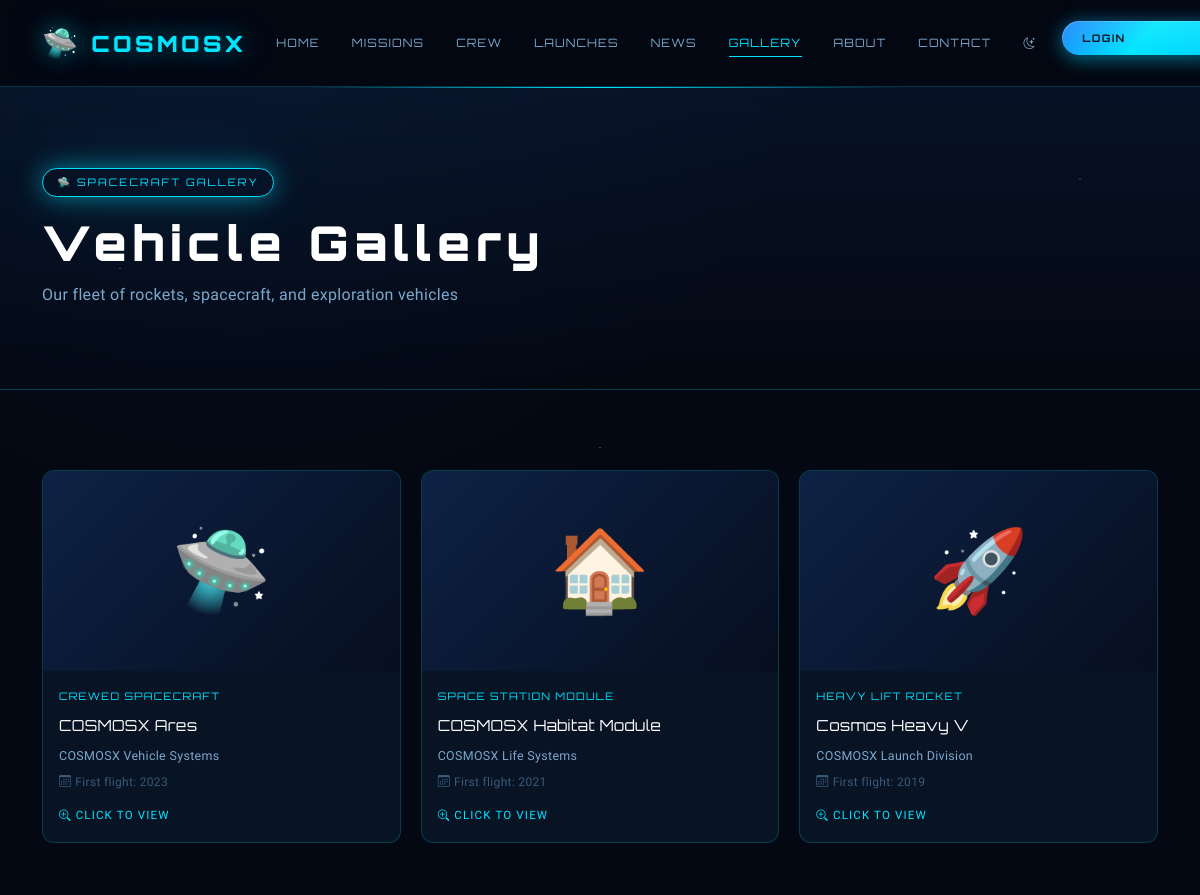
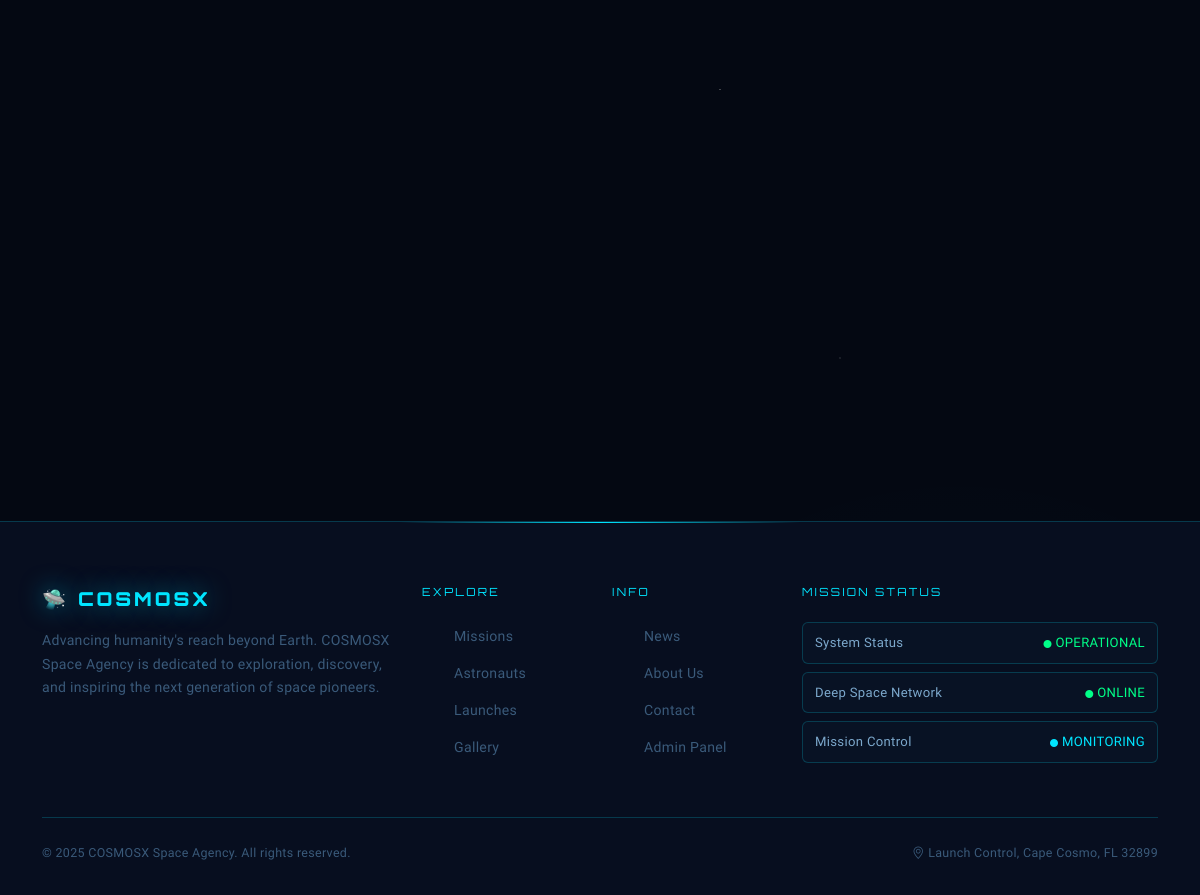
Page /gallery/ on the committed database (2 pictures, top to bottom).
### space_portal/models.py (models this page shows, shortened)
class SpacecraftGallery(models.Model):
    name = models.CharField(max_length=200)
    description = models.TextField()
    spacecraft_type = models.CharField(max_length=100)
    manufacturer = models.CharField(max_length=200)
    first_flight = models.DateField(null=True, blank=True)
    image_url = models.URLField(blank=True, default='')
    mission = models.ForeignKey(Mission, on_delete=models.SET_NULL, null=True, blank=True)
    class Meta:
        ordering = ['name']

### space_portal/views.py (the view)
# urls.py: path('gallery/', views.gallery, name='gallery'),
def gallery(request):
    spacecraft = SpacecraftGallery.objects.all()
    context = {'spacecraft': spacecraft}
    return render(request, 'space_portal/gallery.html', context)

### templates/space_portal/gallery.html (shortened to what this page needs)
{% extends 'base.html' %}
{% block content %}
<div class="page-header">
  <div class="container">
    <div class="hero-badge">🛸 SPACECRAFT GALLERY</div>
    <h1 class="page-header-title">Vehicle Gallery</h1>
    <p class="page-header-sub">Our fleet of rockets, spacecraft, and exploration vehicles</p>
  </div>
</div>
<section class="section-pad">
  <div class="container">
    {% if spacecraft %}
    <div class="gallery-grid">
      {% for craft in spacecraft %}
      <div class="gallery-item fade-in" style="transition-delay:{{ forloop.counter0 }}0ms;">
        <div class="gallery-thumb">
          {% if 'rocket' in craft.spacecraft_type|lower %}🚀
          {% elif 'rover' in craft.spacecraft_type|lower %}🤖
          {% elif 'satellite' in craft.spacecraft_type|lower %}🛰️
          {% elif 'station' in craft.spacecraft_type|lower %}🏠
          {% elif 'probe' in craft.spacecraft_type|lower %}🔭
          {% else %}🛸{% endif %}
        </div>
        <div class="gallery-info">
          <div style="font-family:var(--font-display);font-size:0.65rem;letter-spacing:0.12em;color:var(--accent-cyan);margin-bottom:6px;">{{ craft.spacecraft_type|upper }}</div>
          <div class="gallery-name" style="font-family:var(--font-display);font-size:0.95rem;color:#fff;margin-bottom:6px;">{{ craft.name }}</div>
          <div style="font-size:0.78rem;color:var(--text-secondary);">{{ craft.manufacturer }}</div>
          {% if craft.first_flight %}
          <div style="font-size:0.75rem;color:var(--text-muted);margin-top:4px;">
            <i class="bi bi-calendar3 me-1"></i>First flight: {{ craft.first_flight|date:"Y" }}
          </div>
          {% endif %}
          <div style="margin-top:12px;font-size:0.72rem;color:var(--accent-cyan);letter-spacing:0.1em;">
            <i class="bi bi-zoom-in me-1"></i>CLICK TO VIEW
          </div>
        </div>
      </div>
      {% endfor %}
    </div>
    {% endif %}
  </div>
</section>
{% endblock %}

### rows in the picture
SpacecraftGallery: spacecraft_type "CREWED SPACECRAFT", name "COSMOSX Ares", manufacturer "COSMOSX Vehicle Systems", first_flight "2023"
SpacecraftGallery: spacecraft_type "SPACE STATION MODULE", name "COSMOSX Habitat Module", manufacturer "COSMOSX Life Systems", first_flight "2021"
SpacecraftGallery: spacecraft_type "HEAVY LIFT ROCKET", name "Cosmos Heavy V", manufacturer "COSMOSX Launch Division", first_flight "2019"
